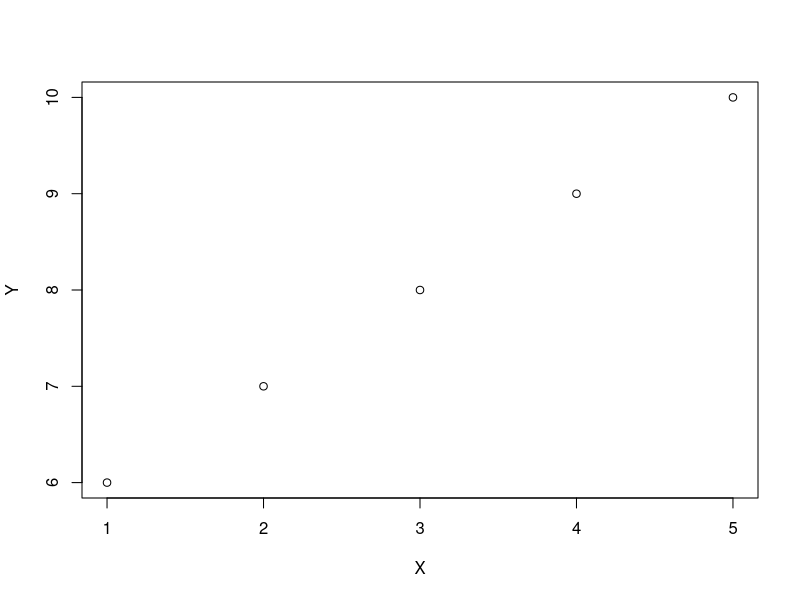

Generate this figure with R:
#Intro
print("Welcome to the Course Batch -7 of Analytics Edge")
a <-(print("Hello"))
a
X = 1:5
Y = 6:10
plot(X,Y)
